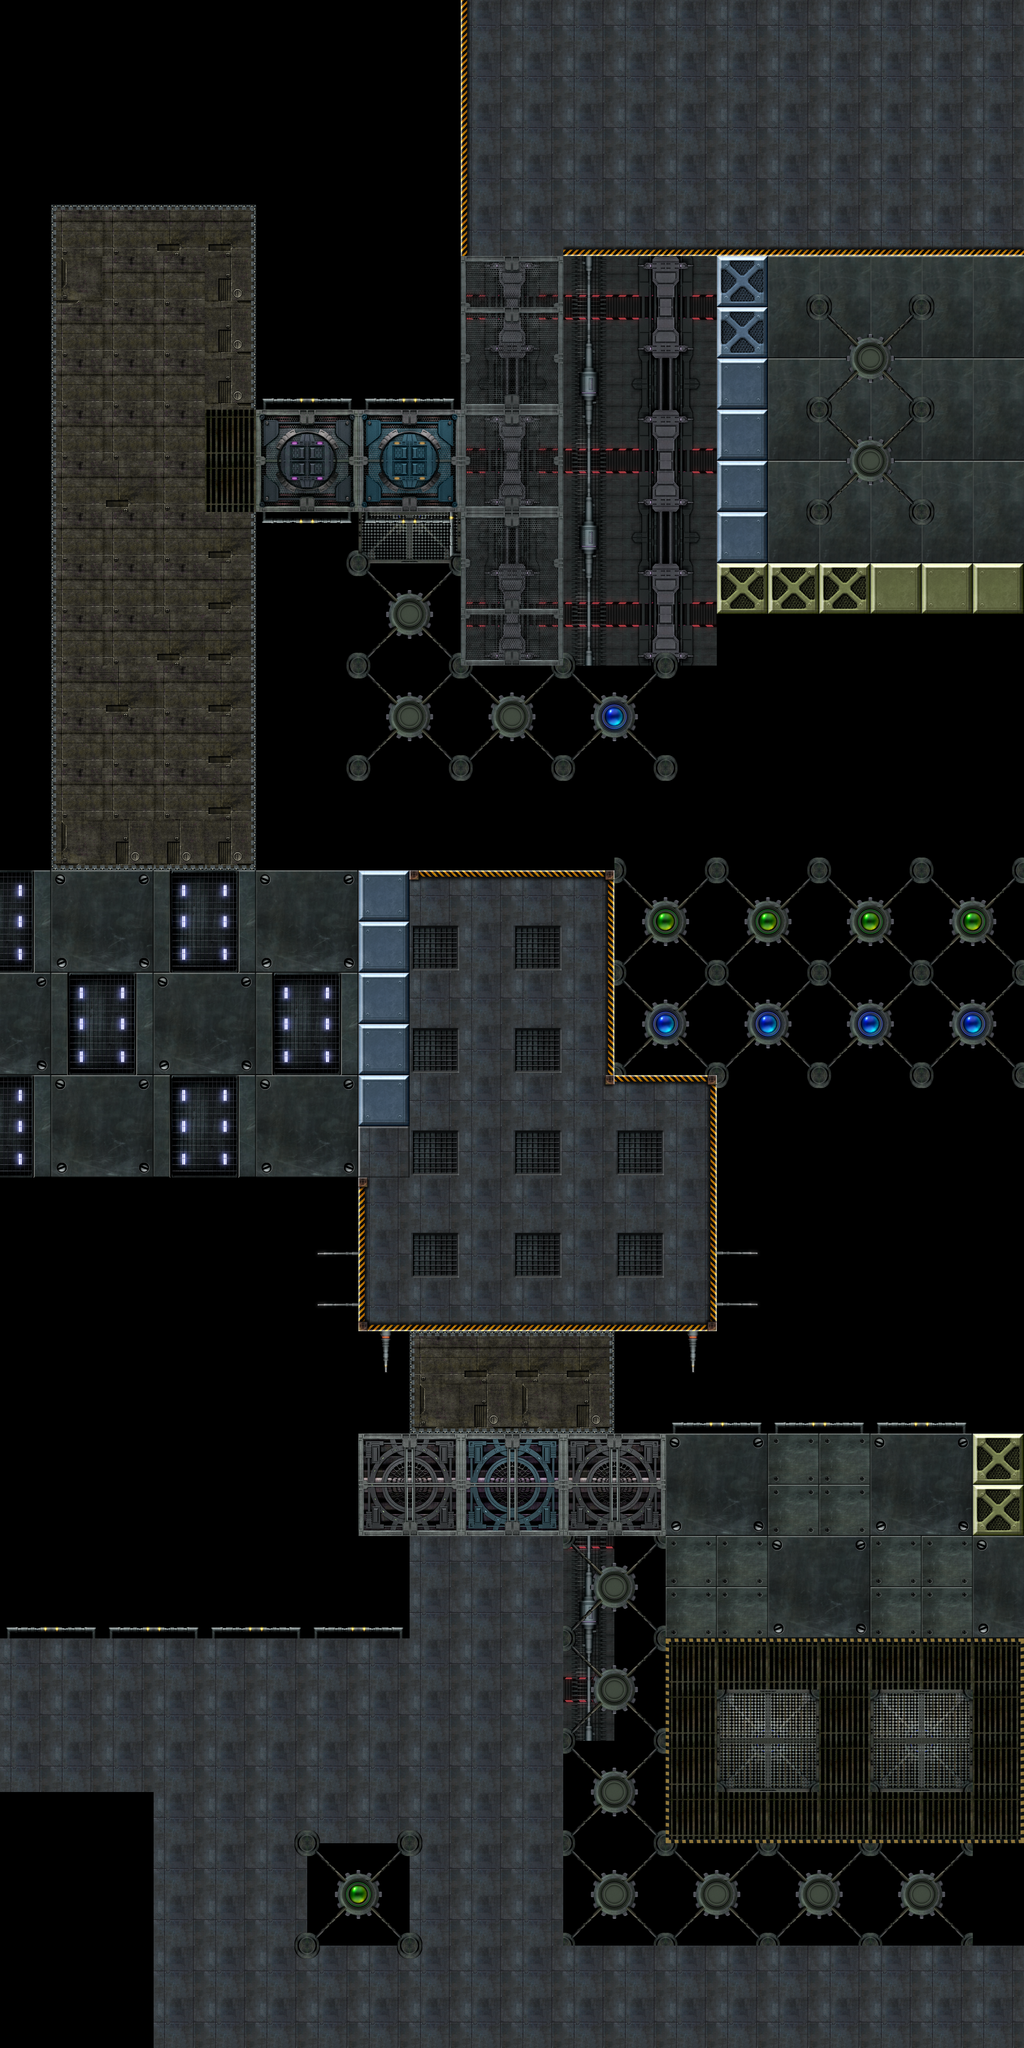

Below is a game level as drawn by its tile map, then a one-line description and the .tmx that defines it (tile-layer data replaced by summaries):
An orthogonal 20x40 tile map with 128x128 px tiles, 6 tile layers (Bottom Bottom Layer, Under Layer, Main Layer, Main Upper Layer, ...).

<map version="1.0" tiledversion="1.1.1" orientation="orthogonal" renderorder="right-down" width="20" height="40" tilewidth="128" tileheight="128" infinite="0" nextobjectid="1">
 <tileset firstgid="1" name="SpaceTiles" tilewidth="128" tileheight="128" tilecount="190" columns="10">
  <image source="space_titles128x128_png.png" width="1280" height="2432" />
  <tile id="188">
   <animation>
    <frame tileid="159" duration="500" />
    <frame tileid="168" duration="500" />
   </animation>
  </tile>
  <tile id="189">
   <animation>
    <frame tileid="165" duration="500" />
    <frame tileid="174" duration="500" />
   </animation>
  </tile>
 </tileset>
 <layer name="Bottom Bottom Layer" width="20" height="40">
  <data>[800 cells, 101 non-empty, 25 distinct tile ids]</data>
 </layer>
 <layer name="Under Layer" width="20" height="40">
  <data>[800 cells, 72 non-empty, 18 distinct tile ids]</data>
 </layer>
 <layer name="Main Layer" width="20" height="40">
  <data>[800 cells, 405 non-empty, 67 distinct tile ids]</data>
 </layer>
 <layer name="Main Upper Layer" width="20" height="40">
  <data>[800 cells, 16 non-empty, 4 distinct tile ids]</data>
 </layer>
 <layer name="Top Layer" width="20" height="40">
  <data>[800 cells, 97 non-empty, 26 distinct tile ids]</data>
 </layer>
 <layer name="Top Top Layer" width="20" height="40">
  <data>[800 cells, 1 non-empty, 1 distinct tile ids]</data>
 </layer>
</map>